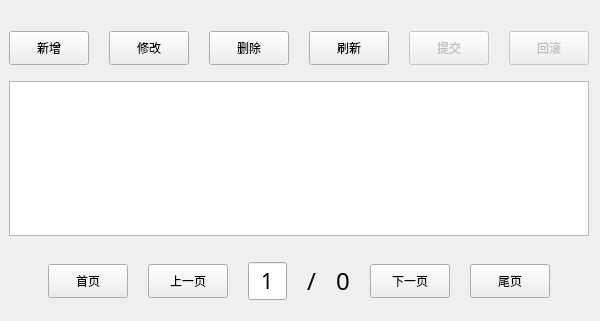
<?xml version="1.0" encoding="UTF-8"?>
<ui version="4.0">
 <class>Staff</class>
 <widget class="QWidget" name="Staff">
  <property name="geometry">
   <rect>
    <x>0</x>
    <y>0</y>
    <width>563</width>
    <height>321</height>
   </rect>
  </property>
  <property name="sizePolicy">
   <sizepolicy hsizetype="Preferred" vsizetype="Preferred">
    <horstretch>0</horstretch>
    <verstretch>0</verstretch>
   </sizepolicy>
  </property>
  <property name="sizeIncrement">
   <size>
    <width>-8456</width>
    <height>0</height>
   </size>
  </property>
  <property name="windowTitle">
   <string>Form</string>
  </property>
  <property name="layoutDirection">
   <enum>Qt::LeftToRight</enum>
  </property>
  <property name="styleSheet">
   <string notr="true"/>
  </property>
  <layout class="QHBoxLayout" name="horizontalLayout_2">
   <property name="leftMargin">
    <number>9</number>
   </property>
   <item>
    <layout class="QVBoxLayout" name="verticalLayout">
     <item>
      <layout class="QHBoxLayout" name="BtnLayout">
       <property name="spacing">
        <number>20</number>
       </property>
       <property name="leftMargin">
        <number>0</number>
       </property>
       <property name="topMargin">
        <number>20</number>
       </property>
       <property name="rightMargin">
        <number>0</number>
       </property>
       <property name="bottomMargin">
        <number>10</number>
       </property>
       <item>
        <widget class="QPushButton" name="btn_insert">
         <property name="minimumSize">
          <size>
           <width>0</width>
           <height>34</height>
          </size>
         </property>
         <property name="styleSheet">
          <string notr="true"/>
         </property>
         <property name="text">
          <string>新增</string>
         </property>
        </widget>
       </item>
       <item>
        <widget class="QPushButton" name="btn_updata">
         <property name="minimumSize">
          <size>
           <width>0</width>
           <height>34</height>
          </size>
         </property>
         <property name="text">
          <string>修改</string>
         </property>
        </widget>
       </item>
       <item>
        <widget class="QPushButton" name="btn_delete">
         <property name="minimumSize">
          <size>
           <width>0</width>
           <height>34</height>
          </size>
         </property>
         <property name="text">
          <string>删除</string>
         </property>
        </widget>
       </item>
       <item>
        <widget class="QPushButton" name="btn_refresh">
         <property name="minimumSize">
          <size>
           <width>0</width>
           <height>34</height>
          </size>
         </property>
         <property name="text">
          <string>刷新</string>
         </property>
        </widget>
       </item>
       <item>
        <widget class="QPushButton" name="btn_commit">
         <property name="enabled">
          <bool>false</bool>
         </property>
         <property name="minimumSize">
          <size>
           <width>0</width>
           <height>34</height>
          </size>
         </property>
         <property name="text">
          <string>提交</string>
         </property>
        </widget>
       </item>
       <item>
        <widget class="QPushButton" name="btn_rollBack">
         <property name="enabled">
          <bool>false</bool>
         </property>
         <property name="minimumSize">
          <size>
           <width>0</width>
           <height>34</height>
          </size>
         </property>
         <property name="text">
          <string>回滚</string>
         </property>
        </widget>
       </item>
       <item>
        <spacer name="horizontalSpacer">
         <property name="orientation">
          <enum>Qt::Horizontal</enum>
         </property>
         <property name="sizeHint" stdset="0">
          <size>
           <width>40</width>
           <height>20</height>
          </size>
         </property>
        </spacer>
       </item>
      </layout>
     </item>
     <item>
      <widget class="QTableView" name="tableView">
       <property name="frameShape">
        <enum>QFrame::StyledPanel</enum>
       </property>
       <property name="verticalScrollBarPolicy">
        <enum>Qt::ScrollBarAsNeeded</enum>
       </property>
       <property name="horizontalScrollBarPolicy">
        <enum>Qt::ScrollBarAsNeeded</enum>
       </property>
       <property name="sizeAdjustPolicy">
        <enum>QAbstractScrollArea::AdjustIgnored</enum>
       </property>
       <property name="showDropIndicator" stdset="0">
        <bool>true</bool>
       </property>
       <property name="dragDropOverwriteMode">
        <bool>true</bool>
       </property>
       <property name="alternatingRowColors">
        <bool>true</bool>
       </property>
       <property name="selectionMode">
        <enum>QAbstractItemView::SingleSelection</enum>
       </property>
       <property name="selectionBehavior">
        <enum>QAbstractItemView::SelectRows</enum>
       </property>
       <attribute name="horizontalHeaderMinimumSectionSize">
        <number>100</number>
       </attribute>
       <attribute name="horizontalHeaderDefaultSectionSize">
        <number>130</number>
       </attribute>
       <attribute name="horizontalHeaderStretchLastSection">
        <bool>true</bool>
       </attribute>
       <attribute name="verticalHeaderVisible">
        <bool>false</bool>
       </attribute>
       <attribute name="verticalHeaderDefaultSectionSize">
        <number>40</number>
       </attribute>
      </widget>
     </item>
     <item>
      <layout class="QHBoxLayout" name="horizontalLayout_3">
       <property name="spacing">
        <number>20</number>
       </property>
       <property name="topMargin">
        <number>20</number>
       </property>
       <property name="bottomMargin">
        <number>10</number>
       </property>
       <item>
        <spacer name="horizontalSpacer_3">
         <property name="orientation">
          <enum>Qt::Horizontal</enum>
         </property>
         <property name="sizeHint" stdset="0">
          <size>
           <width>40</width>
           <height>20</height>
          </size>
         </property>
        </spacer>
       </item>
       <item>
        <widget class="QPushButton" name="btn_first">
         <property name="minimumSize">
          <size>
           <width>0</width>
           <height>34</height>
          </size>
         </property>
         <property name="text">
          <string>首页</string>
         </property>
        </widget>
       </item>
       <item>
        <widget class="QPushButton" name="btn_previous">
         <property name="minimumSize">
          <size>
           <width>0</width>
           <height>34</height>
          </size>
         </property>
         <property name="text">
          <string>上一页</string>
         </property>
        </widget>
       </item>
       <item>
        <widget class="QLineEdit" name="edit_thisPage">
         <property name="minimumSize">
          <size>
           <width>30</width>
           <height>0</height>
          </size>
         </property>
         <property name="maximumSize">
          <size>
           <width>40</width>
           <height>16777215</height>
          </size>
         </property>
         <property name="font">
          <font>
           <family>微软雅黑</family>
           <pointsize>16</pointsize>
          </font>
         </property>
         <property name="inputMethodHints">
          <set>Qt::ImhNone</set>
         </property>
         <property name="text">
          <string>1</string>
         </property>
         <property name="alignment">
          <set>Qt::AlignCenter</set>
         </property>
        </widget>
       </item>
       <item>
        <widget class="QLabel" name="label">
         <property name="font">
          <font>
           <family>Agency FB</family>
           <pointsize>18</pointsize>
          </font>
         </property>
         <property name="text">
          <string>/</string>
         </property>
         <property name="alignment">
          <set>Qt::AlignCenter</set>
         </property>
        </widget>
       </item>
       <item>
        <widget class="QLabel" name="label_pageCount">
         <property name="font">
          <font>
           <family>微软雅黑</family>
           <pointsize>18</pointsize>
          </font>
         </property>
         <property name="text">
          <string>0</string>
         </property>
         <property name="alignment">
          <set>Qt::AlignCenter</set>
         </property>
        </widget>
       </item>
       <item>
        <widget class="QPushButton" name="btn_next">
         <property name="minimumSize">
          <size>
           <width>0</width>
           <height>34</height>
          </size>
         </property>
         <property name="text">
          <string>下一页</string>
         </property>
        </widget>
       </item>
       <item>
        <widget class="QPushButton" name="btn_last">
         <property name="minimumSize">
          <size>
           <width>0</width>
           <height>34</height>
          </size>
         </property>
         <property name="text">
          <string>尾页</string>
         </property>
        </widget>
       </item>
       <item>
        <spacer name="horizontalSpacer_2">
         <property name="orientation">
          <enum>Qt::Horizontal</enum>
         </property>
         <property name="sizeHint" stdset="0">
          <size>
           <width>40</width>
           <height>20</height>
          </size>
         </property>
        </spacer>
       </item>
      </layout>
     </item>
    </layout>
   </item>
  </layout>
 </widget>
 <resources/>
 <connections/>
</ui>
